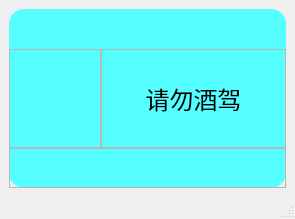
<?xml version="1.0" encoding="UTF-8"?>
<ui version="4.0">
 <class>MainWindow</class>
 <widget class="QMainWindow" name="MainWindow">
  <property name="geometry">
   <rect>
    <x>0</x>
    <y>0</y>
    <width>295</width>
    <height>219</height>
   </rect>
  </property>
  <property name="windowTitle">
   <string>MainWindow</string>
  </property>
  <widget class="QWidget" name="centralwidget">
   <layout class="QHBoxLayout" name="horizontalLayout">
    <item>
     <widget class="QFrame" name="frame">
      <property name="styleSheet">
       <string notr="true">
#frame{
	background-color: rgb(85, 255, 255);
	border-radius:15px;
}</string>
      </property>
      <property name="frameShape">
       <enum>QFrame::StyledPanel</enum>
      </property>
      <property name="frameShadow">
       <enum>QFrame::Raised</enum>
      </property>
      <layout class="QGridLayout" name="gridLayout">
       <property name="leftMargin">
        <number>0</number>
       </property>
       <property name="topMargin">
        <number>0</number>
       </property>
       <property name="rightMargin">
        <number>0</number>
       </property>
       <property name="bottomMargin">
        <number>0</number>
       </property>
       <property name="spacing">
        <number>0</number>
       </property>
       <item row="1" column="0">
        <widget class="QFrame" name="frame_2">
         <property name="sizePolicy">
          <sizepolicy hsizetype="Expanding" vsizetype="Expanding">
           <horstretch>1</horstretch>
           <verstretch>5</verstretch>
          </sizepolicy>
         </property>
         <property name="styleSheet">
          <string notr="true">image: url(:/icon/Danger.ico);</string>
         </property>
         <property name="frameShape">
          <enum>QFrame::StyledPanel</enum>
         </property>
         <property name="frameShadow">
          <enum>QFrame::Raised</enum>
         </property>
        </widget>
       </item>
       <item row="1" column="1">
        <widget class="QFrame" name="frame_3">
         <property name="sizePolicy">
          <sizepolicy hsizetype="Expanding" vsizetype="Expanding">
           <horstretch>2</horstretch>
           <verstretch>5</verstretch>
          </sizepolicy>
         </property>
         <property name="frameShape">
          <enum>QFrame::StyledPanel</enum>
         </property>
         <property name="frameShadow">
          <enum>QFrame::Raised</enum>
         </property>
         <layout class="QHBoxLayout" name="horizontalLayout_3">
          <item>
           <widget class="QLabel" name="label">
            <property name="font">
             <font>
              <pointsize>18</pointsize>
             </font>
            </property>
            <property name="text">
             <string>请勿酒驾</string>
            </property>
            <property name="alignment">
             <set>Qt::AlignCenter</set>
            </property>
           </widget>
          </item>
         </layout>
        </widget>
       </item>
       <item row="2" column="0" colspan="2">
        <widget class="QFrame" name="frame_6">
         <property name="sizePolicy">
          <sizepolicy hsizetype="Preferred" vsizetype="Expanding">
           <horstretch>0</horstretch>
           <verstretch>2</verstretch>
          </sizepolicy>
         </property>
         <property name="frameShape">
          <enum>QFrame::StyledPanel</enum>
         </property>
         <property name="frameShadow">
          <enum>QFrame::Raised</enum>
         </property>
        </widget>
       </item>
       <item row="0" column="0" colspan="2">
        <widget class="QFrame" name="frame_4">
         <property name="sizePolicy">
          <sizepolicy hsizetype="Preferred" vsizetype="Expanding">
           <horstretch>0</horstretch>
           <verstretch>2</verstretch>
          </sizepolicy>
         </property>
         <property name="styleSheet">
          <string notr="true">border:none;</string>
         </property>
         <property name="frameShape">
          <enum>QFrame::StyledPanel</enum>
         </property>
         <property name="frameShadow">
          <enum>QFrame::Raised</enum>
         </property>
         <layout class="QHBoxLayout" name="horizontalLayout_2">
          <property name="spacing">
           <number>4</number>
          </property>
          <property name="leftMargin">
           <number>4</number>
          </property>
          <property name="topMargin">
           <number>4</number>
          </property>
          <property name="rightMargin">
           <number>4</number>
          </property>
          <property name="bottomMargin">
           <number>4</number>
          </property>
          <item>
           <widget class="QFrame" name="frame_5">
            <property name="sizePolicy">
             <sizepolicy hsizetype="Expanding" vsizetype="Expanding">
              <horstretch>4</horstretch>
              <verstretch>0</verstretch>
             </sizepolicy>
            </property>
            <property name="frameShape">
             <enum>QFrame::StyledPanel</enum>
            </property>
            <property name="frameShadow">
             <enum>QFrame::Raised</enum>
            </property>
           </widget>
          </item>
          <item>
           <widget class="QPushButton" name="pushButton">
            <property name="sizePolicy">
             <sizepolicy hsizetype="Expanding" vsizetype="Expanding">
              <horstretch>1</horstretch>
              <verstretch>0</verstretch>
             </sizepolicy>
            </property>
            <property name="styleSheet">
             <string notr="true">image: url(:/icon/delete.ico);</string>
            </property>
            <property name="text">
             <string/>
            </property>
           </widget>
          </item>
         </layout>
        </widget>
       </item>
      </layout>
     </widget>
    </item>
   </layout>
  </widget>
  <widget class="QMenuBar" name="menubar">
   <property name="geometry">
    <rect>
     <x>0</x>
     <y>0</y>
     <width>295</width>
     <height>23</height>
    </rect>
   </property>
  </widget>
  <widget class="QStatusBar" name="statusbar"/>
 </widget>
 <resources>
  <include location="uircc1.qrc"/>
 </resources>
 <connections>
  <connection>
   <sender>pushButton</sender>
   <signal>clicked()</signal>
   <receiver>MainWindow</receiver>
   <slot>close()</slot>
   <hints>
    <hint type="sourcelabel">
     <x>236</x>
     <y>42</y>
    </hint>
    <hint type="destinationlabel">
     <x>225</x>
     <y>-71</y>
    </hint>
   </hints>
  </connection>
 </connections>
</ui>
